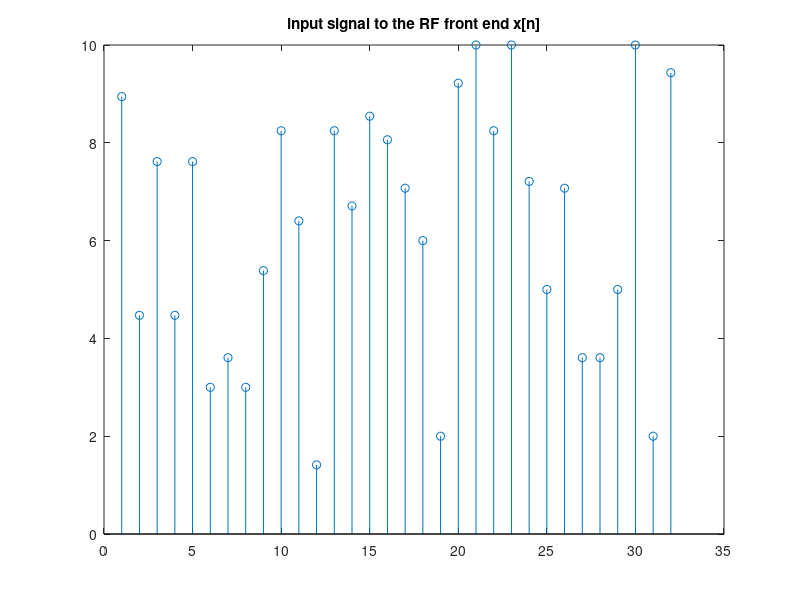
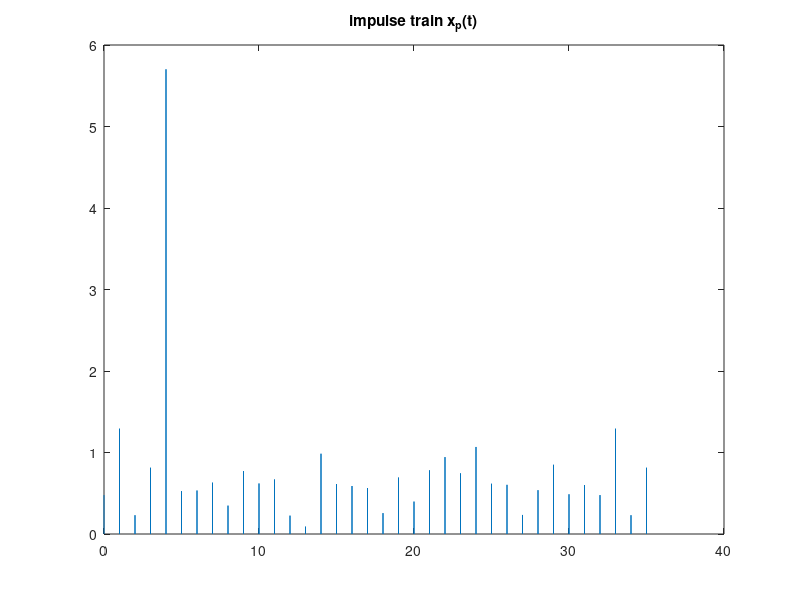
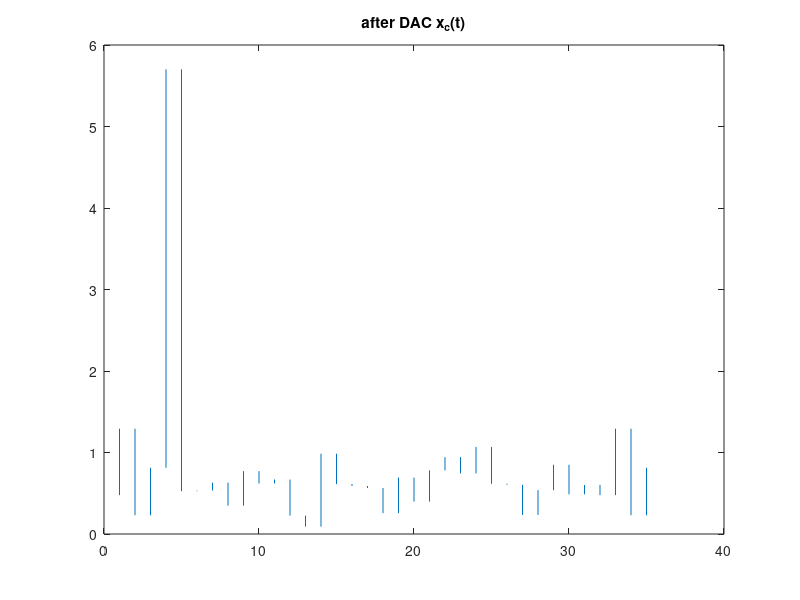
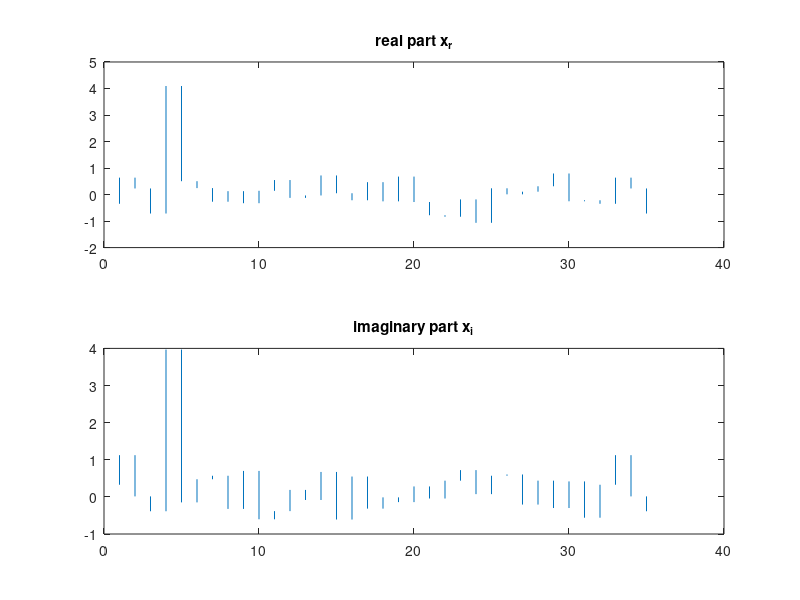

These charts were generated, in order, by the following MATLAB code:
clc
clear

nxn=35;
fs=10^4;
x=randi([0 8],1,32)+1i*randi([0 8],1,32);% generate signal
figure(1)
stem(abs(x))
title('input signal to the RF front end x[n]')
xifft=ifft(x,32);% ifft
xn=[xifft(29:32) xifft];% add CP
t=0:1/fs:nxn+1-2/fs;
xp=zeros(1,length(t));
for i=0:nxn
    xp(fs*i+1)=xn(i+1);
end
figure(2)
plot(t,abs(xp))
title('impulse train x_p(t)')

xc=zeros(1,length(t));
for i=1:length(t)
    xc(i)=xn(fix(i/fs)+1);
end                        % Convert to square wave
figure(3)
plot(t,abs(xc))
title('after DAC x_c(t)')

xr=real(xc);
xi=imag(xc);
figure(4)
subplot(2,1,1)
plot(t,xr)
title('real part x_r')
subplot(2,1,2)
plot(t,xi)
title('imaginary part x_i')

xcos=xr.*cos(150.*t); % wc=150
xsin=xi.*sin(150.*t);
figure(5)
plot(t,xcos)
hold on
plot(t,xsin)
title('after modulation x_{cos} x_{sin}')
legend('x_{cos}','x_{sin}')

xtr=xcos+xsin;
figure(6)
plot(t,xtr)
title('after summation x_{tr}')
%% block 4
h=zeros(1,length(t));
h(1)=0.5;
h(fs*1.5+1)=0.4;
h(fs*2.5+1)=0.3;
h(fs*3+1)=0.3;
figure(7)
plot(t,h)
title('channel impulse response h(t)')

XTR=fft(xtr,length(t));
H=fft(h,length(t));
y=ifft(XTR.*H,length(t));
figure(8)
plot(t,y)
title('received signal after channel')

yn=ifft(fft(y,length(t))./H);
figure(9)
plot(t,yn)
title('divided by H(jw) time domain')
%%
yr=2*yn.*cos(150.*t);
yi=2*yn.*sin(150.*t);
figure(10)
subplot(2,1,1)
plot(t,yr)
hold on
plot(t,xr)
title('real part y_r before LPF')
subplot(2,1,2)
plot(t,yi)
hold on
plot(t,xi)
title('imaginary part y_i before LPF')
%%
[b,a]=butter(1,100/(fs/2));
yrf=filter(b,a,yr);
yif=filter(b,a,yi);
figure(11)
subplot(2,1,1)
plot(t,yrf)
hold on
plot(t,xr)
title('real part y_r after LPF')
subplot(2,1,2)
plot(t,yif)
hold on
plot(t,xi)
title('imaginary part y_i after LPF')
%%
t2=0:nxn;
yrd=zeros(1,nxn+1);
for i=0:nxn
    for ii=fs*i+1:fs*i+fs-1
         yrd(i+1)=yrd(i+1)+yrf(ii);
     end
     yrd(i+1)=yrd(i+1)/fs;
end
yid=zeros(1,nxn+1);
for i=0:nxn
    for ii=fs*i+1:fs*i+fs-1
         yid(i+1)=yid(i+1)+yif(ii);
     end
     yid(i+1)=yid(i+1)/fs;
end
figure(12)
subplot(2,1,1)
stem(t2,yrd,'*')
hold on
stem(t2,real(xn))
title('real part y_r after sampling(blue)')
subplot(2,1,2)
stem(t2,yid,'*')
hold on
stem(t2,imag(xn))
title('imaginary part y_i after sampling(blue)')

yrr=[yrd(5:36)];% remove CP
yir=[yid(5:36)];
yfft=fft(yrr+1i*yir,32);
figure(13)
subplot(3,1,1)
stem(abs(x))
title('|x|')
subplot(3,1,2)
stem(abs(yfft))
title('|y|')
subplot(3,1,3)
stem(abs(x-yfft))
title('|x-y|')